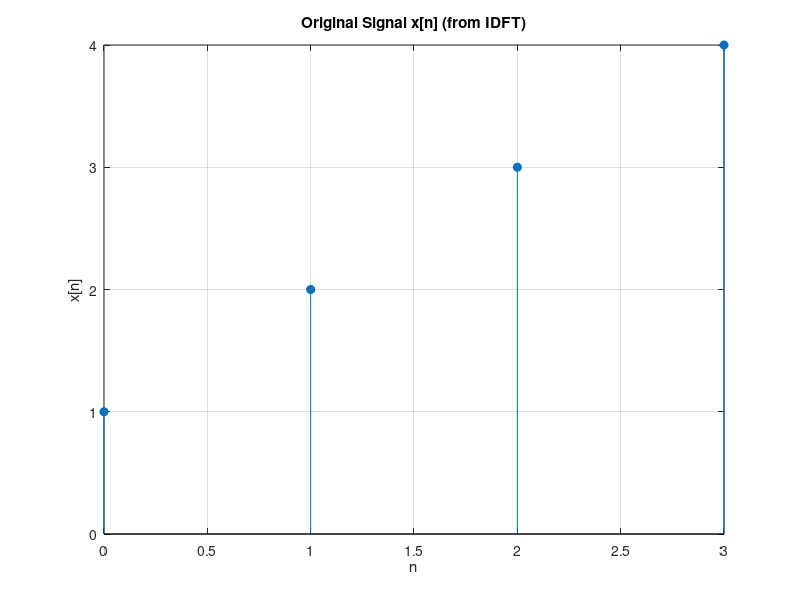
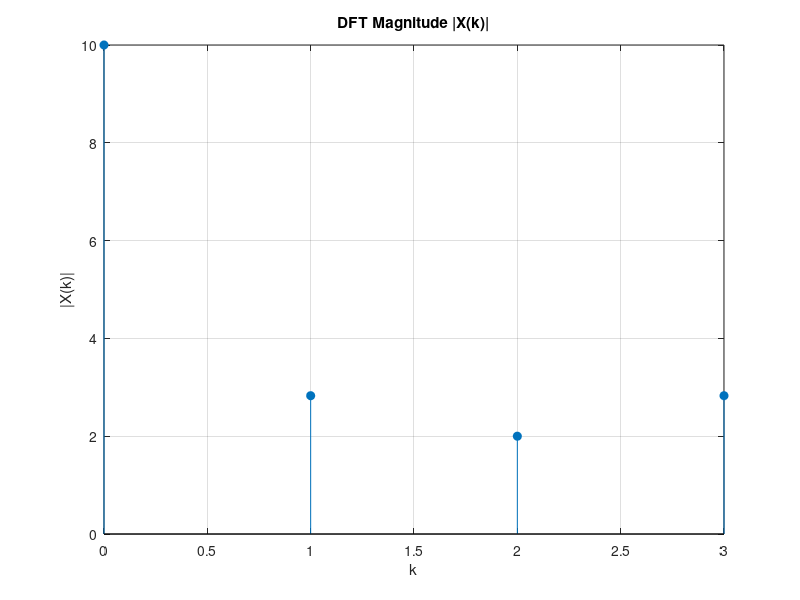
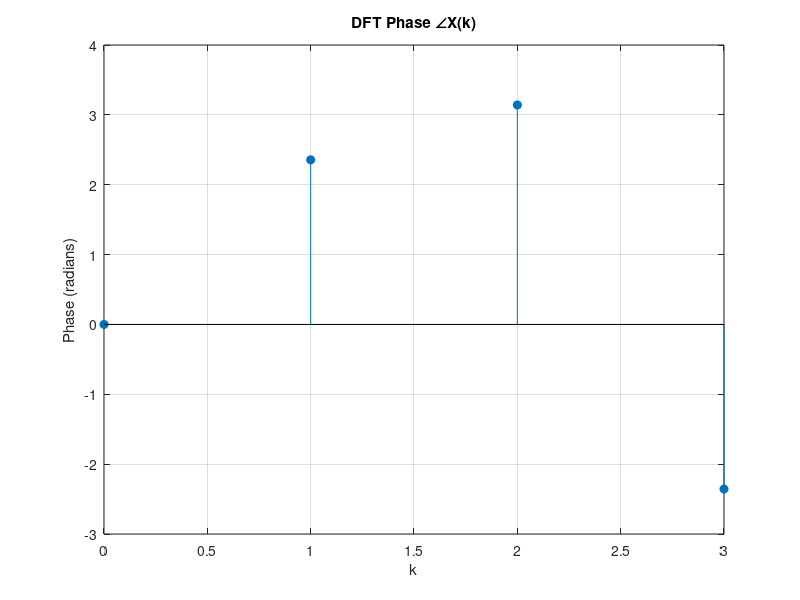

These charts were generated, in order, by the following MATLAB code:
clc;
clear;
close all;

%----------------- Given DFT sequence -----------------
X = [10 -2+2j -2 -2-2j];
N = length(X);

%----------------- Compute IDFT -----------------
y = zeros(1, N);   % reconstructed signal
for n = 0:N-1
    for k = 0:N-1
        y(n+1) = y(n+1) + X(k+1) * exp(1j*2*pi*k*n/N);
    end
    y(n+1) = y(n+1)/N;
end

%----------------- Plots -----------------

% Original signal (from IDFT)
figure
stem(0:N-1, real(y), 'filled');
title('Original Signal x[n] (from IDFT)');
xlabel('n'); ylabel('x[n]');
grid on;

% DFT Magnitude
figure
stem(0:N-1, abs(X), 'filled');
title('DFT Magnitude |X(k)|');
xlabel('k'); ylabel('|X(k)|');
grid on;

% DFT Phase
figure
stem(0:N-1, angle(X), 'filled');
title('DFT Phase ∠X(k)');
xlabel('k'); ylabel('Phase (radians)');
grid on;
